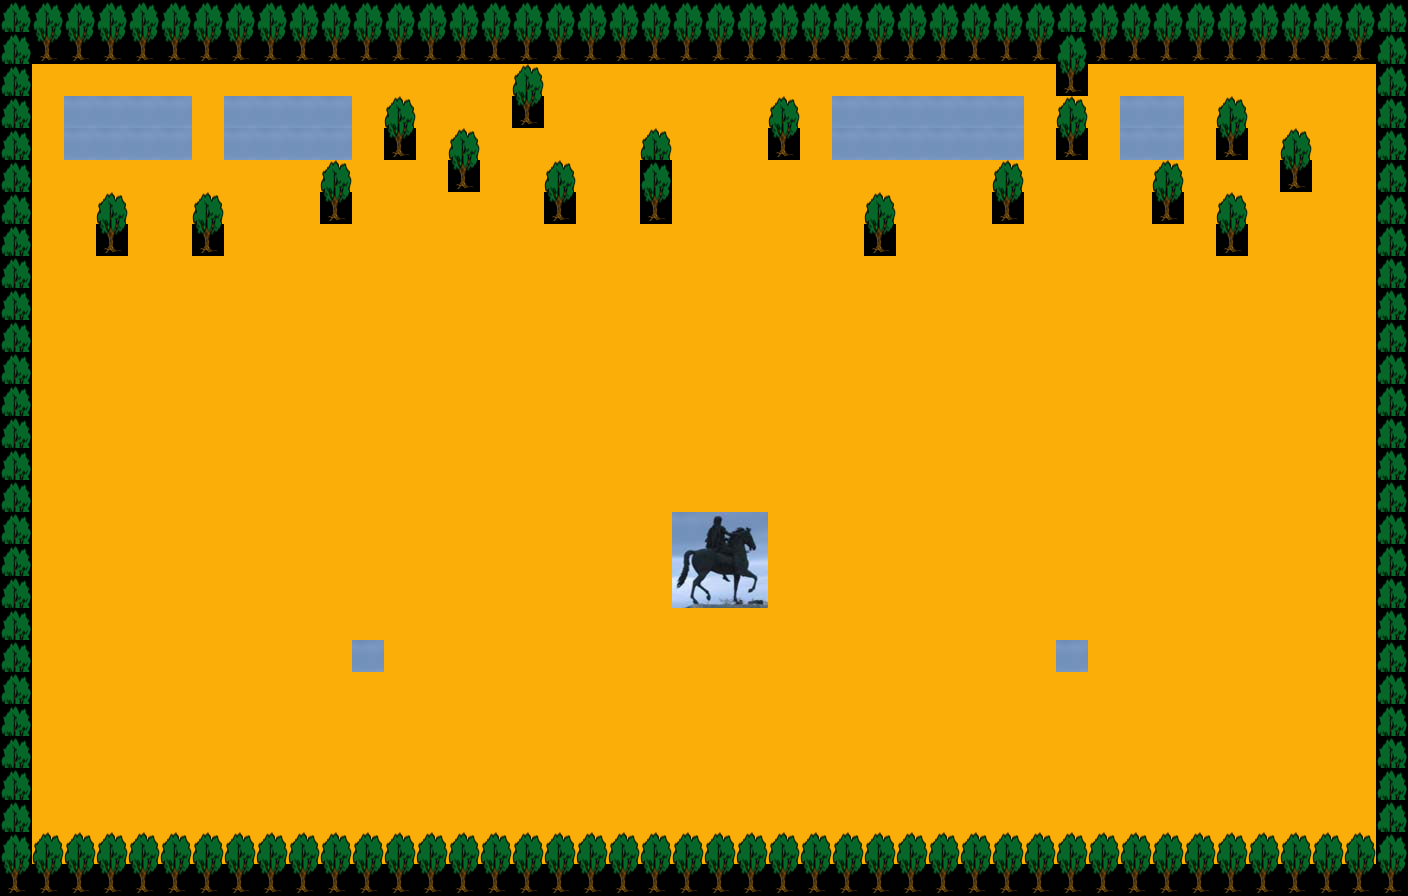

A 2D game scene composited from a Tiled map and its tileset images. What follows is a short description and the map's XML, with each tile layer's data collapsed to a summary:
An orthogonal 44x28 tile map with 32x32 px tiles, 3 tile layers (Sol, normal, air), 3 tilesets and 61 objects.

<map version="1.0" orientation="orthogonal" width="44" height="28" tilewidth="32" tileheight="32">
 <tileset firstgid="1" name="fond" tilewidth="32" tileheight="32">
  <image source="../sprites/bellecour.jpg" trans="ffffff" width="768" height="768" />
 </tileset>
 <tileset firstgid="577" name="dada" tilewidth="32" tileheight="32">
  <image source="../sprites/dada.jpg" trans="ffffff" width="98" height="98" />
 </tileset>
 <tileset firstgid="586" name="Arbre" tilewidth="32" tileheight="32">
  <image source="../sprites/Arbre.png" trans="ffffff" width="32" height="64" />
 </tileset>
 <layer name="Sol" width="44" height="28">
  <data>[1232 cells, 1232 non-empty, 10 distinct tile ids]</data>
 </layer>
 <layer name="normal" width="44" height="28">
  <data>[1232 cells, 61 non-empty, 4 distinct tile ids]</data>
 </layer>
 <layer name="air" width="44" height="28">
  <data>[1232 cells, 58 non-empty, 1 distinct tile ids]</data>
 </layer>
 <objectgroup name="terrifies" width="44" height="28">
  <object x="1312" y="736" width="32" height="32" />
  <object x="1280" y="800" width="32" height="32" />
  <object x="1344" y="800" width="32" height="32" />
  <object x="1344" y="96" width="32" height="32" />
  <object x="1280" y="96" width="32" height="32" />
  <object x="1024" y="64" width="32" height="32" />
  <object x="800" y="96" width="32" height="32" />
  <object x="192" y="128" width="32" height="32" />
  <object x="192" y="160" width="32" height="32" />
  <object x="416" y="288" width="32" height="32" />
  <object x="768" y="320" width="32" height="32" />
  <object x="960" y="320" width="32" height="32" />
  <object x="864" y="480" width="32" height="32" />
  <object x="512" y="416" width="32" height="32" />
  <object x="544" y="416" width="32" height="32" />
  <object x="544" y="384" width="32" height="32" />
  <object x="224" y="480" width="32" height="32" />
  <object x="128" y="480" width="32" height="32" />
  <object x="704" y="704" width="32" height="32" />
  <object x="160" y="384" width="32" height="32" />
  <object x="1312" y="128" width="32" height="32" />
  <object x="1312" y="800" width="32" height="32" />
  <object x="64" y="768" width="32" height="32" />
  <object x="896" y="704" width="32" height="32" />
  <object x="1312" y="96" width="32" height="32" />
  <object x="1312" y="768" width="32" height="32" />
  <object x="1056" y="512" width="32" height="32" />
  <object x="128" y="384" width="32" height="32" />
  <object x="672" y="128" width="32" height="32" />
  <object x="64" y="160" width="32" height="32" />
  <object x="416" y="96" width="32" height="32" />
 </objectgroup>
 <objectgroup color="#4c8c00" name="joueur" width="44" height="28">
  <object x="480" y="704" width="32" height="32" />
 </objectgroup>
 <objectgroup color="#c645b3" name="fuyards" width="44" height="28" />
 <objectgroup color="#f7291a" name="heros" width="44" height="28" />
 <objectgroup color="#00ff39" name="murs" width="44" height="28">
  <object x="0" y="0" width="1408" height="64" />
  <object x="1376" y="64" width="32" height="832" />
  <object x="0" y="64" width="32" height="768" />
  <object x="64" y="96" width="128" height="64" />
  <object x="224" y="96" width="128" height="64" />
  <object x="832" y="96" width="192" height="64" />
  <object x="1120" y="96" width="64" height="64" />
  <object x="672" y="544" width="96" height="64" />
  <object x="0" y="832" width="32" height="64" />
  <object x="32" y="864" width="1344" height="32" />
  <object x="96" y="224" width="32" height="32" />
  <object x="192" y="224" width="32" height="32" />
  <object x="320" y="192" width="32" height="32" />
  <object x="384" y="128" width="32" height="32" />
  <object x="448" y="160" width="32" height="32" />
  <object x="512" y="96" width="32" height="32" />
  <object x="544" y="192" width="32" height="32" />
  <object x="640" y="160" width="32" height="64" />
  <object x="768" y="128" width="32" height="32" />
  <object x="864" y="224" width="32" height="32" />
  <object x="992" y="192" width="32" height="32" />
  <object x="1056" y="64" width="32" height="32" />
  <object x="1056" y="128" width="32" height="32" />
  <object x="1152" y="192" width="32" height="32" />
  <object x="1216" y="128" width="32" height="32" />
  <object x="1216" y="224" width="32" height="32" />
  <object x="1280" y="160" width="32" height="32" />
 </objectgroup>
 <objectgroup color="#262fff" name="sorties" width="44" height="28">
  <object x="352" y="640" width="32" height="32" />
  <object x="1056" y="640" width="32" height="32" />
 </objectgroup>
</map>